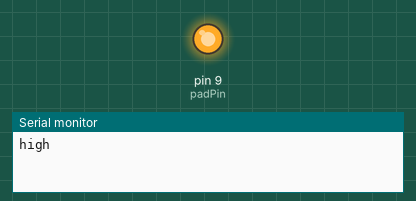
A sketch run on a simulated Arduino Uno, built with avr-gcc and run on an emulated ATmega328P. Parts: output pins drawn as LEDs (lit = HIGH), the last lines printed to the serial monitor.

Above: at 10.0 s.
At 62.5 s:
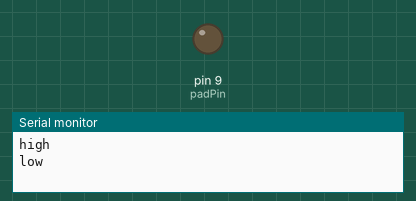
Timing chart, 0 to 130.0 s (numbered marks = the images above):
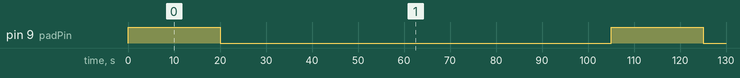

Measured:
- by itself, pin 9 (padPin): alternates HIGH for 20.0 s and LOW for 85.0 s

The sketch:

sketch_feb10a.ino
```cpp
int padPin=9;
void setup() {
  // put your setup code here, to run once:
pinMode(padPin,OUTPUT);
Serial.begin(9600);
}

void loop() {
  // put your main code here, to run repeatedly:
digitalWrite(padPin,HIGH);
Serial.println("high");
delay(20000);

digitalWrite(padPin,LOW);
Serial.println("low");
delay(85000);
}
```
